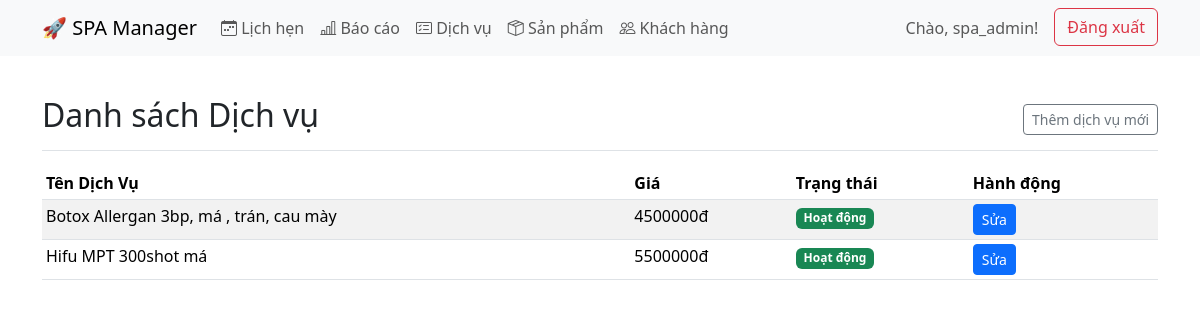
/services/ (signed in), run on the app's committed database.
### sales/models.py (models this page shows, shortened)
class Service(models.Model):
    name = models.CharField(max_length=255)
    price = models.DecimalField(max_digits=12, decimal_places=2)
    description = models.TextField(blank=True, null=True)
    is_active = models.BooleanField(default=True)

### sales/views.py (the view)
# urls.py: path('services/', views.service_list_view, name='service_list'),
@login_required
def service_list_view(request):
    services = Service.objects.order_by('name')
    context = {'page_title': 'Danh sách Dịch vụ', 'services': services}
    return render(request, 'sales/service_list.html', context)

### sales/templates/sales/service_list.html (shortened to what this page needs)
{% extends 'sales/base.html' %}
{% block content %}
<div class="d-flex justify-content-between flex-wrap flex-md-nowrap align-items-center pt-3 pb-2 mb-3 border-bottom">
    <h1 class="h2">{{ page_title }}</h1>
    <div class="btn-toolbar mb-2 mb-md-0">
        <a href="{% url 'add_service' %}" class="btn btn-sm btn-outline-secondary">
            Thêm dịch vụ mới
        </a>
    </div>
</div>
<div class="table-responsive">
    <table class="table table-striped table-sm">
        <thead>
            <tr>
                <th>Tên Dịch Vụ</th>
                <th>Giá</th>
                <th>Trạng thái</th>
                <th>Hành động</th>
            </tr>
        </thead>
        <tbody>
            {% for service in services %}
            <tr>
                <td>{{ service.name }}</td>
                <td>{{ service.price|floatformat:0 }}đ</td>
                <td>
                    {% if service.is_active %}
                        <span class="badge bg-success">Hoạt động</span>
                    {% else %}
                        <span class="badge bg-danger">Ngừng</span>
                    {% endif %}
                </td>
                <td>
                    <a href="{% url 'edit_service' service.id %}" class="btn btn-sm btn-primary">Sửa</a>
                </td>
            </tr>
            {% empty %}
            <tr>
                <td colspan="4" class="text-center">Chưa có dịch vụ nào.</td>
            </tr>
            {% endfor %}
        </tbody>
    </table>
</div>
{% endblock %}

### sales/templates/sales/base.html (shortened to what this page needs)
{% load static %}
{% load humanize %}
<!doctype html>
<html lang="vi">
<head>
    <link href="https://cdn.jsdelivr.net/npm/bootstrap@5.3.3/dist/css/bootstrap.min.css" rel="stylesheet">
    <link rel="stylesheet" href="https://cdn.jsdelivr.net/npm/bootstrap-icons@1.11.3/font/bootstrap-icons.min.css">
</head>
<body>
    <nav class="navbar navbar-expand-lg bg-body-tertiary mb-4">
        <div class="container">
            <a class="navbar-brand" href="{% if user.is_authenticated %}{% url 'dashboard' %}{% else %}{% url 'login' %}{% endif %}">🚀 SPA Manager</a>
            <div class="collapse navbar-collapse" id="navbarNav">
                <ul class="navbar-nav me-auto mb-2 mb-lg-0">
                    {% if user.is_authenticated %}
                        <li class="nav-item">
                            <a class="nav-link" href="{% url 'calendar' %}"><i class="bi bi-calendar-week"></i> Lịch hẹn</a>
                        </li>
                        <li class="nav-item">
                            <a class="nav-link" href="{% url 'reports' %}"><i class="bi bi-bar-chart-line"></i> Báo cáo</a>
                        </li>
                        <li class="nav-item">
                            <a class="nav-link" href="{% url 'service_list' %}"><i class="bi bi-card-checklist"></i> Dịch vụ</a>
                        </li>
                         <li class="nav-item">
                            <a class="nav-link" href="{% url 'product_list' %}"><i class="bi bi-box-seam"></i> Sản phẩm</a>
                        </li>
                         <li class="nav-item">
                            <a class="nav-link" href="{% url 'customer_list' %}"><i class="bi bi-people"></i> Khách hàng</a>
                        </li>
                    {% endif %}
                </ul>
                <div class="navbar-nav ms-auto">
                    {% if user.is_authenticated %}
                        <span class="navbar-text me-3">
                            Chào, {{ user.username }}!
                        </span>
                        <form action="{% url 'logout' %}" method="post" class="d-inline">
                            <button type="submit" class="btn btn-outline-danger">Đăng xuất</button>
                        </form>
                    {% else %}
                         <a href="{% url 'login' %}" class="btn btn-primary">Đăng nhập</a>
                    {% endif %}
                </div>
            </div>
        </div>
    </nav>
    <main class="container">
        {% block content %}{% endblock %}
    </main>
</body>
</html>

### data on the page
Service: name "Botox Allergan 3bp, má , trán, cau mày", price "4500000", is_active "Hoạt động"
Service: name "Hifu MPT 300shot má", price "5500000", is_active "Hoạt động"

### other printed values
{{ user.username }} "spa_admin"
{{ page_title }} "Danh sách Dịch vụ"
